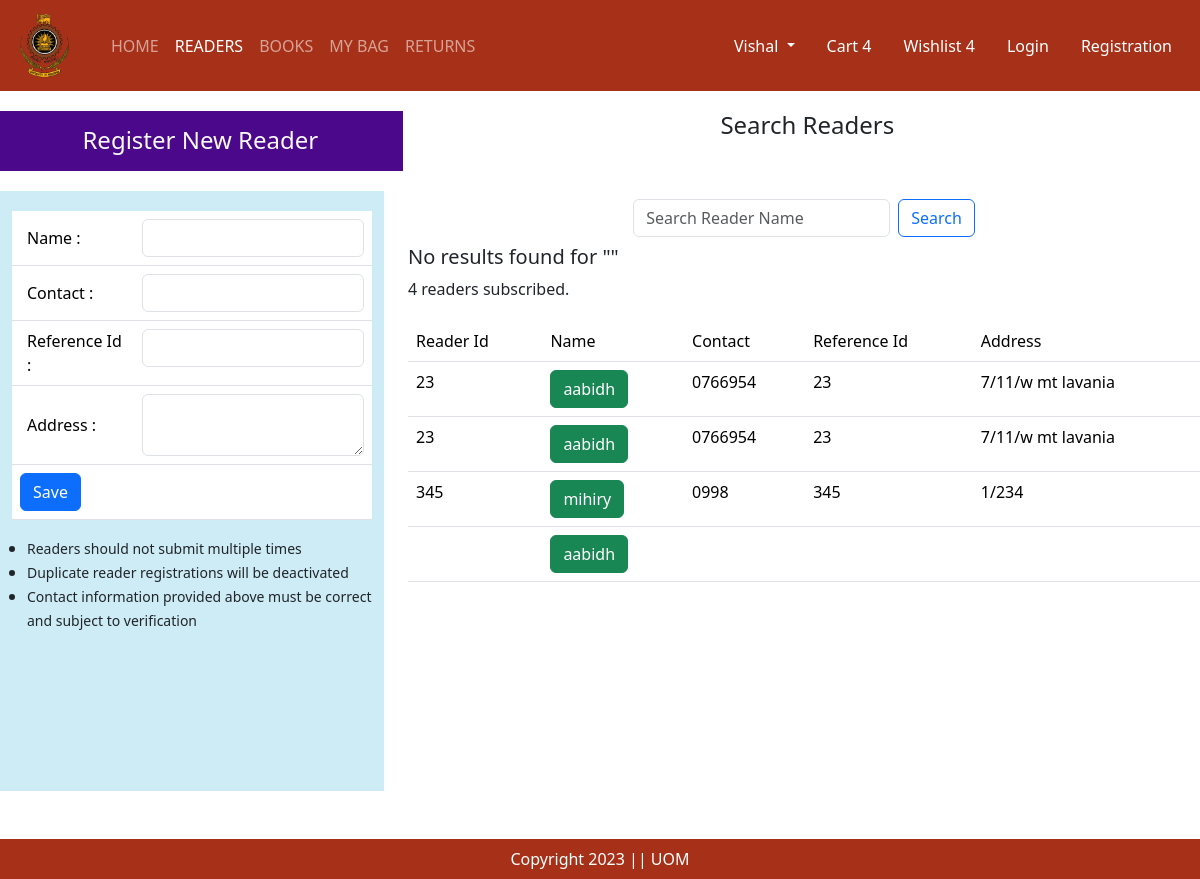
/readers, run on an earlier commit of the app's database.
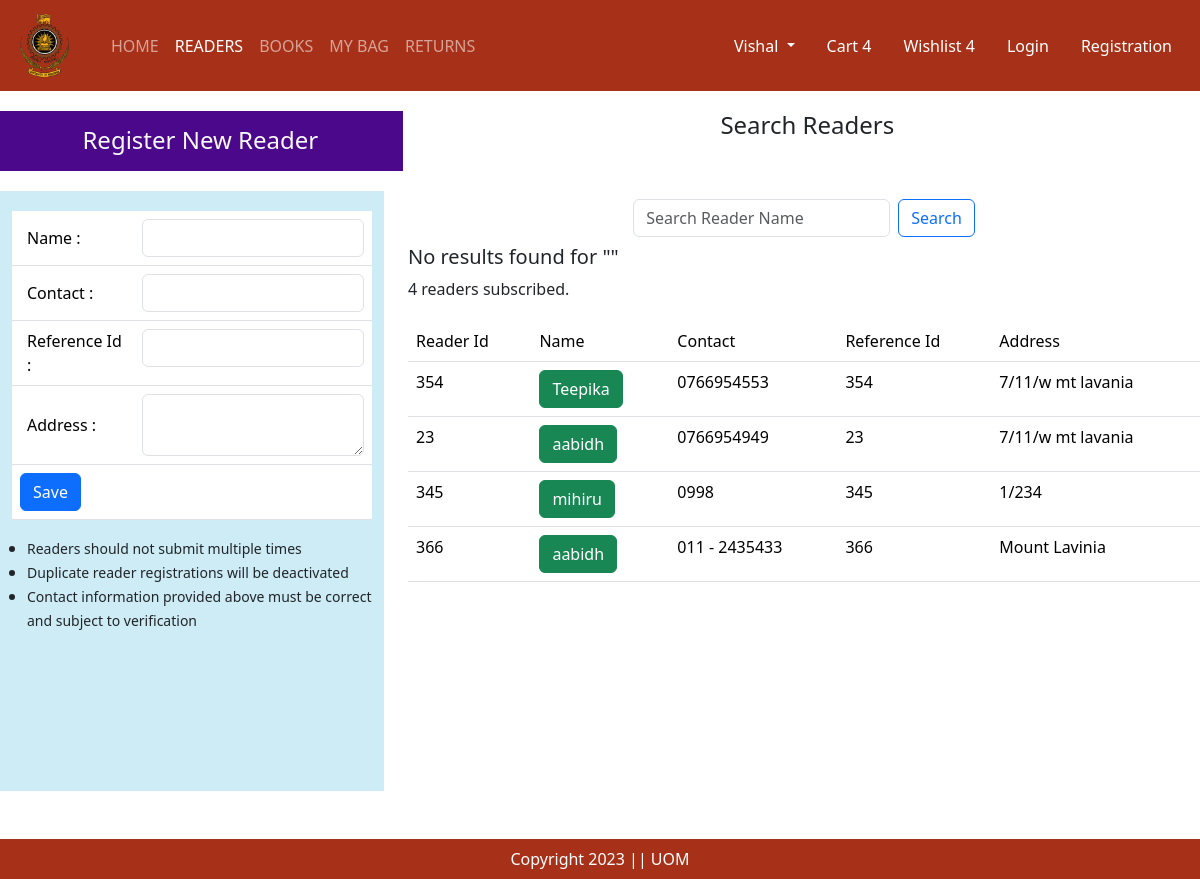
And on a later commit of the database.
### lims_app/models.py (models this page shows, shortened)
class reader(models.Model):
    reference_id=models.CharField(max_length=200)
    reader_name = models.CharField(max_length=200)
    reader_contact = models.CharField(max_length=200)
    reader_address = models.TextField()
    active=models.BooleanField(default=True)

### lims_app/views.py (the view)
# urls.py: path('readers', readers_tab),
def readers_tab(request):
    readers = reader.objects.all()
    return render(request, "readers.html", context={'current_tab':"readers", "readers":readers})

### lims_app/templates/readers.html (shortened to what this page needs)
{% extends "index.html" %}
{% load static %}
{% block main_content %}
<div class="container-flex text-center justify-content-center align-items-center" style="padding-top: 10px; padding-bottom: 20px; margin-left: 10px; vertical-align: middle;">
    <div class="row justify-content-center align-middle" style="margin-top: 10px; height: 60px;">
        <div class="col-md-4 text-light" style="background-color: #4B088A;">
            <h4 style="margin-top: 15px;">Register New Reader</h4>
        </div>
        <div class="col-md-8">
            <h4>Search Readers</h4>
        </div>
    </div>
</div>
<div class="row">
    <div class="col-md-4">
        <div class="container" style="overflow-y: auto; height: 600px; background: #CEECF5;">
            <form class="d-flex" action="/readers/add" method="POST">
                <table class="table" style="margin-top: 20px;">
                    <tr>
                        <td style="text-align: left; vertical-align: middle; padding-left: 15px;">Name : </td>
                        <td><input type="text" class="form-control" name="reader_name"></td>
                    </tr>
                    <tr>
                        <td style="text-align: left; vertical-align: middle; padding-left: 15px;">Contact : </td>
                        <td><input type="text" class="form-control" name="reader_contact"></td>
                    </tr>
                    <tr>
                        <td style="text-align: left; vertical-align: middle; padding-left: 15px;">Reference Id : </td>
                        <td><input type="text" class="form-control" name="reader_ref_id"></td>
                    </tr>
                    <tr>
                        <td style="text-align: left; vertical-align: middle; padding-left: 15px;">Address : </td>
                        <td><textarea type="text" class="form-control" name="address"></textarea></td>
                    </tr>
                    <tr>
                        <td colspan="2"><button class="btn btn-primary" type="submit">Save</button></td>
                    </tr>
                </table>
            </form>
            <ul style="text-align: left; vertical-align: middle; padding-left: 15px;">
                <li><small>Readers should not submit multiple times</small></li>
                <li><small>Duplicate reader registrations will be deactivated</small></li>
                <li><small>Contact information provided above must be correct and subject to verification</small></li>
            </ul>
        </div>
    </div>
    <div class="col-md-8">
        <div class="row">
            <nav class="navbar bg-body-light">
                <div class="container-fluid justify-content-center align-items-center">
                    <form class="d-flex" role="search" action="/search_reader" method="get">
                        <input class="form-control me-2" type="text" placeholder="Search Reader Name" name="query">
                        <button class="btn btn-outline-primary" type="submit">Search</button>
                    </form>
                </div>
            </nav>
        </div>
        <div>
            {% if reader_results %}
            <div class="search-results">
                <h5>Search Results for "{{ query }}"</h5>
                <p>{{reader_results|length}} readers subscribed.</p>
            </div>
            {% else  %}
              <h5>No results found for "{{ query }}"</h5>
              <p>{{readers|length}} readers subscribed.</p>
            {% endif %}
            </div>
        <div class="row" style="margin-top: 20px;">
            <div class="container" style="overflow-y: auto; height: 400px;">
                <table class="table table-hover">
                    <thead>
                        <tr>
                            <td>Reader Id</td>
                            <td>Name</td>
                            <td>Contact</td>
                            <td>Reference Id</td>
                            <td>Address</td>
                        </tr>
                    </thead>
                    <tbody>
                        {% for reader in readers %}
                            <tr>
                                <td>{{reader.reference_id}}</td>
                                <td>
                                    {% if reader.active %}
                                        <span class="btn btn-success">{{reader.reader_name}}</span>
                                    {% else %}
                                        <span class="btn btn-secondary">{{reader.reader_name}}</span>
                                    {% endif %}
                                </td>
                                <td>{{reader.reader_contact}}</td>
                                <td>{{reader.reference_id}}</td>
                                <td>{{reader.reader_address}}</td>
                            </tr>
                        {% endfor %}
                    </tbody>
                </table>
            </div>
        </div>
    </div>
</div>
{% endblock %}

### lims_app/templates/index.html (shortened to what this page needs)
<!DOCTYPE html>
{% load static %}
<html lang="en">
<head>
    <link href="https://cdn.jsdelivr.net/npm/bootstrap@5.3.2/dist/css/bootstrap.min.css" rel="stylesheet">
  </head>
  <body>
    <nav class="navbar navbar-expand-lg navbar-dark" style="background-color: #A73118">
        <div class="container-fluid">
            <a class="navbar-brand" href="/home">
                <img src="{% static '/LIMS_LOGO.png' %} " alt="logo" height="65" style="margin-right: 10px;">
            </a>
            <div class="collapse navbar-collapse" id="navbarSupportedContent">
                <ul class="navbar-nav me-auto mb-2 mb-lg-0">
                    <li class="nav-item">
                        {% if current_tab == 'home' %}
                            <a class="nav-link active text-white" aria-current="page" href="/home" style="color:#A73118;">HOME</a>
                        {% else %}
                            <a class="nav-link" aria-current="page" href="/home">HOME</a>
                        {% endif %}
                    </li>
                    <li class="nav-item">
                        {% if current_tab == 'readers' %}
                            <a class="nav-link active text-white" aria-current="page" href="/readers" style="color:#A73118;" >READERS</a>
                        {% else %}
                            <a class="nav-link" aria-current="page" href="/readers">READERS</a>
                        {% endif %}
                    </li>
                    <li class="nav-item">
                        {% if current_tab == 'books' %}
                            <a class="nav-link active text-white" aria-current="page" href="/books" style="color:#A73118;">BOOKS</a>
                        {% else %}
                            <a class="nav-link" aria-current="page" href="/books">BOOKS</a>
                        {% endif %}
                    </li>
                    <li class="nav-item">
                        {% if current_tab == 'mybag' %}
                            <a class="nav-link active text-white" aria-current="page" href="/mybag" style="color:#A73118;">MY BAG</a>
                        {% else %}
                            <a class="nav-link" aria-current="page" href="/mybag">MY BAG</a>
                        {% endif %}
                    </li>
                    <li class="nav-item">
                        {% if current_tab == 'returns' %}
                            <a class="nav-link active text-white" aria-current="page" href="/returns" style="color:#A73118;">RETURNS</a>
                        {% else %}
                            <a class="nav-link tex-white" aria-current="page" href="/returns">RETURNS</a>
                        {% endif %}
                    </li>
                </ul>
            </div>
            <ul class="navbar-nav me-auto mb-2 mb-lg-0">
                <li class="nav-item dropdown mx-2">
                    <a class="nav-link dropdown-toggle text-white" href="#" id="profileDropdown" role="button" data-bs-toggle="dropdown" aria-expanded="false">Vishal </a>
                </li>
                <li class="nav-item mx-2">
                    <a href="#" class="nav-link text-white">Cart 4</a>
                </li>
                <li class="nav-item mx-2">
                    <a href="#" class="nav-link text-white">Wishlist 4</a>
                </li>
                <li class="nav-item mx-2">
                    <a href="#" class="nav-link text-white">Login</a>
                </li>
                <li class="nav-item mx-2">
                    <a href="#" class="nav-link text-white">Registration</a>
                </li>
            </ul>
        </div>
    </nav>
    {% block main_content %}
    {% endblock %}
  </body>
<footer class="container-fluid text-center p-2 mt-5 text-white" style="background-color: #A73118">
  Copyright 2023 || UOM
</footer>
</html>

What changed in the data, as far as the page shows it:
changed reader: reference_id "23" → "354"; reader_name "aabidh" → "Teepika"; reader_contact "0766954" → "0766954553"
changed reader (number 2 of 4 on the later page): reader_contact "0766954" → "0766954949"
changed reader: reader_name "mihiry" → "mihiru"
changed reader: reference_id (not shown) → "366"; reader_contact (not shown) → "011 - 2435433"; reader_address (not shown) → "Mount Lavinia"
